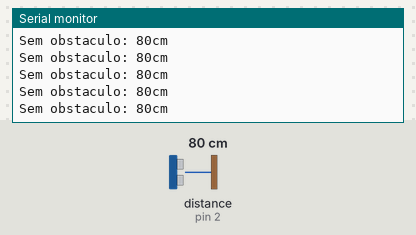
Simulated run of this sketch. Board: Arduino Uno, built with avr-gcc and run on an emulated ATmega328P. Shown: the last lines printed to the serial monitor. Wiring (inferred from the names in the program): ultrasonic range finder: trigger pin 3; echo pin 2. The inputs (shaded band) are chosen by the test bench; at power-on: distance to the obstacle (sensor on pin 2) 80 cm. The echo pulse lasts 58.3 µs per cm.

Above: at 1.2 s.
1.3 s: distance to the obstacle (sensor on pin 2) set to 2 cm
At 1.38 s:
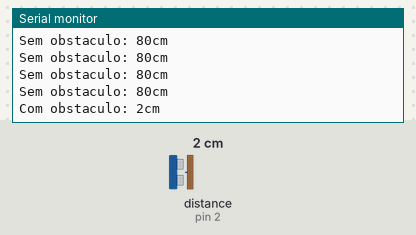
2.9 s: distance to the obstacle (sensor on pin 2) set to 250 cm
At 3.0 s:
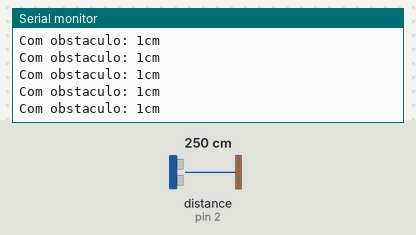

Measured:
- after the input at 1.3 s, the serial monitor: prints a new line after 0.07 s (image 1)

The sketch:

sensor_de_distancia.ino
```cpp
/*******************************************************************************
* RoboCore Kit Iniciante V8 para Arduino - 23. Medindo Distância
* Exibe no monitor serial a distância até um obstáculo, se houver um
*******************************************************************************/

const int TRIG = 3;
const int ECHO = 2;
const int distancia_obstaculo = 20;

void setup() {
  Serial.begin(9600);
  pinMode(TRIG, OUTPUT);
  pinMode(ECHO, INPUT);
}

void loop() {
  int distancia = sensor_morcego(TRIG,ECHO);
    if(distancia <= distancia_obstaculo){
      Serial.print("Com obstaculo: ");
      Serial.print(distancia);
      Serial.println("cm");
    } else {
      Serial.print("Sem obstaculo: ");
      Serial.print(distancia);
      Serial.println("cm");
    }
  delay(100);
}

int sensor_morcego(int pinotrig,int pinoecho){
  digitalWrite(pinotrig,LOW);
  delayMicroseconds(2);
  digitalWrite(pinotrig,HIGH);
  delayMicroseconds(10);
  digitalWrite(pinotrig,LOW);

  return pulseIn(pinoecho,HIGH)/58;
}
```
